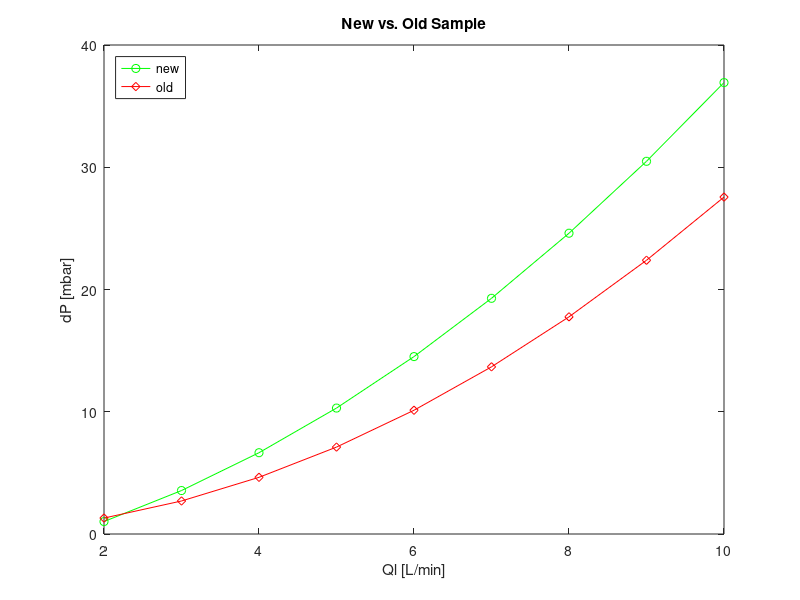
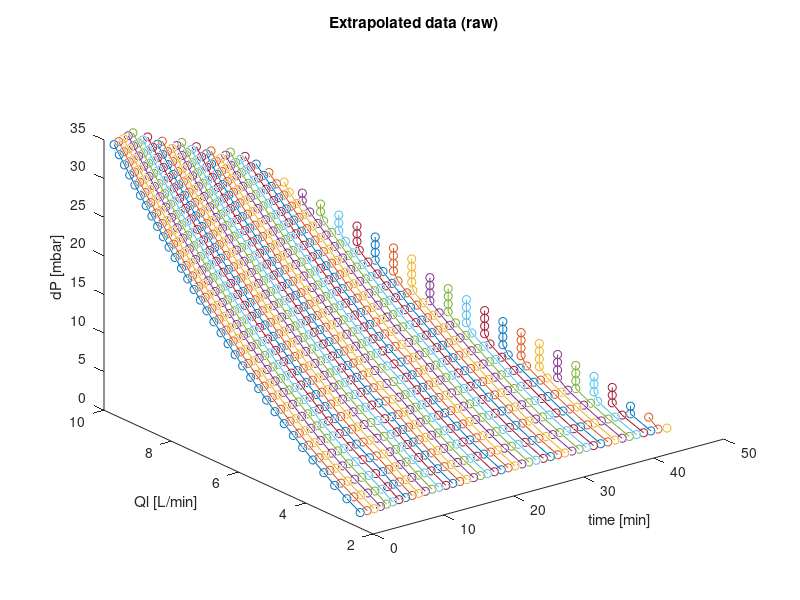
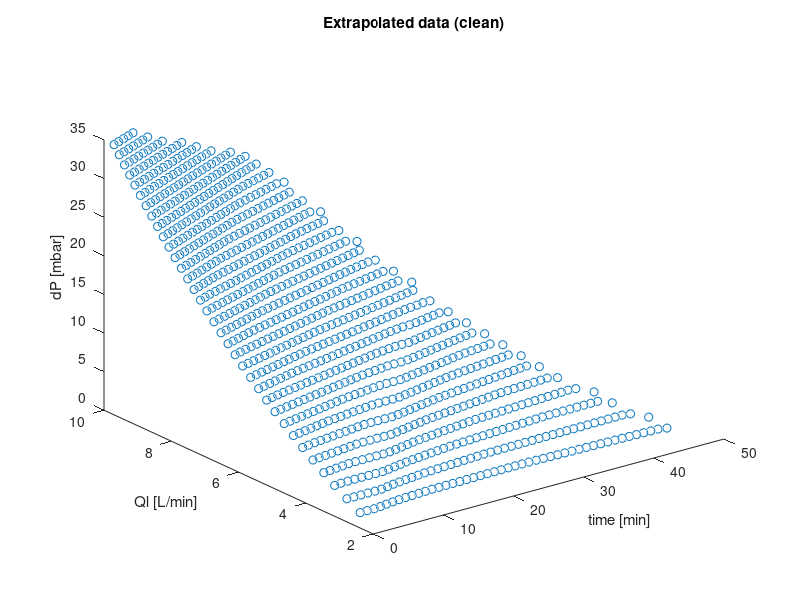

Here is the MATLAB script that generated these plots, in order: (Note: this script raises an error after producing the figures.)
close all
clear all
clc

%liquid flowrate
Ql = [2:10]'; % [L/min]

% DP [mbar]
% Use these models to calculate the max(new) / min(old) value of the
% DP in [mbar] for different flowrates
DPsampleNew = 0.2788*Ql.^2 + 1.143*Ql - 2.3831; 
DPsampleOld = 0.2693*Ql.^2 + 0.0504*Ql + 0.1256;

% Time [min]
RUL = -3*Ql + 51.333;

% model with second order terms 

% dPModel2 = a + b*tData + c*QlData + d*tData.*QlData + e*QlData.^2;

% dPModel2 = -4.45057218353704 + 0.150265436491970*tData + 1.88054326803212*QlData -0.0503621574689086*tData.*QlData + 0.213170980385915*QlData.^2;

% model with interaction terms 
%dPModel = a + b*tData + c*QlData + d*tData.*QlData;
%dPModel = -12.6939161211782 + 0.212753805754387*tData + 4.70493852121859*QlData -0.0618564737866064*tData.*QlData;
%a = dPModel2;
%% checking the behavior of the max/min DP
% the maximum dP value indicates a new probe
% the minimum dP value indicates an old probe
figure(1)
plot(Ql,DPsampleNew,'-og',Ql,DPsampleOld,'-dr')
legend({'new','old'},'Location','northwest')
xlabel('Ql [L/min]') ; ylabel('dP [mbar]') ; title('New vs. Old Sample')

%% Extrapolating
%First indicate individual columns
t = [zeros(length(Ql),1);RUL];
x = [Ql;Ql];
y = [DPsampleNew;DPsampleOld];

%%%%%%%%%%%%%%%%%%%%%%%%%%%%%%%%%%%%%%%%%%%%%%%%%
% use the function 'griddata' for extrapolating %
%%%%%%%%%%%%%%%%%%%%%%%%%%%%%%%%%%%%%%%%%%%%%%%%%
% first creat a grid (first coordinate is time, second is the DP)
[TI,YI] = meshgrid(0:1:46,0:1:35) ;
% extrapolate based on the individual data
XI = griddata(t,y,x,TI,YI);

% showing the extrapolated surface
figure(2)
plot3(TI,XI,YI,'Marker','o' )
xlabel('time [min]') ; ylabel('Ql [L/min]') ; zlabel('dP [mbar]') ; title('Extrapolated data (raw)')

%% data cleaning

% excluding from extrapolation: NaN values & points with erroneous behavior
% We first replace them by zeros
for ii = 1:36
    for jj = 1:47
        if isnan(XI(ii,jj))
            XI(ii,jj) = 0;
            TI(ii,jj) = 0;
            YI(ii,jj) = 0;
        end
    end
end

% Than we replace the pressure values that indicate sudden spikes (see Figure 2) 
% Cue to RUL and the extrapolation, DP values spike after the RUL is exhausted
for jj = 1:47
    for ii = 36:-1:2
        if XI(ii,jj) - XI(ii - 1,jj) < 0.01
            XI(ii,jj) = 0;
            TI(ii,jj) = 0;
            YI(ii,jj) = 0;
        end
    end
end

% size of the grid
dataLength = size(TI,1)*size(TI,2);

% reshaping data into vectors
QlData = reshape(XI,1,dataLength);
tData = reshape(TI,1,dataLength);
dPData = reshape(YI,1,dataLength);

% finding where the zeros are (from the data cleaning step)
[I,J] = find(QlData < 0.001);

% emptying the entries with zero
QlData(J) = [];
tData(J) = [];
dPData(J) = [];

% plot
figure(3)
plot3(tData,QlData,dPData,'o')
xlabel('time [min]') ; ylabel('Ql [L/min]') ; zlabel('dP [mbar]') ; title('Extrapolated data (clean)')

%% preparing data bundle
DataReg = [tData', QlData', dPData'];

%% Model with second order terms
%%%%%%%%%%%%%%%%%%%%%
% Model with Casadi %
%%%%%%%%%%%%%%%%%%%%%
import casadi.*

% Declare variables to the model (parameters and controls)
u_t = MX.sym('u_t');
u_Q = MX.sym('u_Q');
controls = [u_t;u_Q];

%N.B.: model structure was chosen based on intuition
a = MX.sym('a');
b = MX.sym('b');
c = MX.sym('c');
d = MX.sym('d');
e = MX.sym('e');
params = [a;b;c;d;e];

J = a*u_t + b*u_t*u_Q + c*u_Q + d*u_Q^2 + e;

% Create a function that simulates the quadratic surface
quadFun = Function('quad',{controls, params},{J});
%%%%%%%%%%%%%%
% Simulation %
%%%%%%%%%%%%% %
%simulating the system for all the inputs at the same time
N = size(DataReg,1);%number of points used in the estimation procedure - changes
all_samples = quadFun.map(N);

Y_symbolic = all_samples(DataReg(:,1:2)', repmat(params,1,N));
%u is tranpose: each sample corresponds to a column!

%%%%%%%%%%%%%%%%%%%%%%%%%%%%%%%
% Estimating model parameters %
%%%%%%%%%%%%%%%%%%%%%%%%%%%%%%%
e = DataReg(:,3) - Y_symbolic';

%formalizing nlp structure and nlp problem
nlp = struct('x', params, 'f', 0.5*dot(e,e));
solver = nlpsol('solver','ipopt', nlp);

a0 = 0.149791128163722;
b0 = -0.0444958219035729;
c0 = 4.19836498078994;
d0 = 4.19836498078994;
e0 = -11.0701010584998;
xGuess = [a0;b0;c0;d0;e0];
% Solve
sol = solver('x0',xGuess,'lbx',-100*ones(5,1),'ubx',100*ones(5,1));
%sol = solver('x0',p0);
par = full(sol.x);

%%%%%%%%%%%%%%%%
% Casadi Model %
%%%%%%%%%%%%%%%%
dPModel2 = par(5) + par(1)*tData + par(3)*QlData + par(2)*tData.*QlData + par(4)*QlData.^2;

figure(4)
subplot(2,1,1)
    plot3(tData,QlData,dPData,'bo')
    hold on 
    plot3(tData,QlData,dPModel2,'rx')
    legend({'Data','Model'})
    xlabel('time [min]') ; ylabel('Ql [L/min]') ; zlabel('dP [mbar]'); title('Model w/ 2nd order terms')

subplot(2,1,2)
    plot3(tData,QlData,abs((dPData - dPModel2)./dPData),'kx')
    legend({'residual'})
    xlabel('time [min]') ; ylabel('Ql [L/min]') ; zlabel('[%]');

%% Stepwise linear model

%Without PCA
[StepwiseModel, StepwiseValidationRMSE] = trainRegressionModel(DataReg);

dPModel = StepwiseModel.predictFcn(DataReg(:,1:2));

figure(5)
subplot(2,1,1)
    plot3(tData,QlData,dPData,'bo')
    hold on 
    plot3(tData,QlData,dPModel','rx')
    legend({'Data','Model'})
    xlabel('time [min]') ; ylabel('Ql [L/min]') ; zlabel('dP [mbar]'); title('Model w/ interaction terms')

subplot(2,1,2)
    plot3(tData,QlData,abs((dPData - dPModel')./dPData),'kx')
    legend({'residual'})
    xlabel('time [min]') ; ylabel('Ql [L/min]') ; zlabel('[%]');

%% Saving Model   
name = 'ModelErosionRig';
save(name,'par','StepwiseModel','tData','QlData','dPData');


function [trainedModel, validationRMSE] = trainRegressionModel(trainingData)
% [trainedModel, validationRMSE] = trainRegressionModel(trainingData)
% returns a trained regression model and its RMSE. This code recreates the
% model trained in Regression Learner app. Use the generated code to
% automate training the same model with new data, or to learn how to
% programmatically train models.
%
%  Input:
%      trainingData: a matrix with the same number of columns and data type
%       as imported into the app.
%
%  Output:
%      trainedModel: a struct containing the trained regression model. The
%       struct contains various fields with information about the trained
%       model.
%
%      trainedModel.predictFcn: a function to make predictions on new data.
%
%      validationRMSE: a double containing the RMSE. In the app, the
%       History list displays the RMSE for each model.
%
% Use the code to train the model with new data. To retrain your model,
% call the function from the command line with your original data or new
% data as the input argument trainingData.
%
% For example, to retrain a regression model trained with the original data
% set T, enter:
%   [trainedModel, validationRMSE] = trainRegressionModel(T)
%
% To make predictions with the returned 'trainedModel' on new data T2, use
%   yfit = trainedModel.predictFcn(T2)
%
% T2 must be a matrix containing only the predictor columns used for
% training. For details, enter:
%   trainedModel.HowToPredict

% Auto-generated by MATLAB on 16-Jun-2021 18:00:44


% Extract predictors and response
% This code processes the data into the right shape for training the
% model.
% Convert input to table
inputTable = array2table(trainingData, 'VariableNames', {'column_1', 'column_2', 'column_3'});

predictorNames = {'column_1', 'column_2'};
predictors = inputTable(:, predictorNames);
response = inputTable.column_3;
isCategoricalPredictor = [false, false];

% Train a regression model
% This code specifies all the model options and trains the model.
concatenatedPredictorsAndResponse = predictors;
concatenatedPredictorsAndResponse.column_3 = response;
linearModel = stepwiselm(...
    concatenatedPredictorsAndResponse, ...
    'linear', ...
    'Upper', 'interactions', ...
    'NSteps', 1000, ...
    'Verbose', 0);

% Create the result struct with predict function
predictorExtractionFcn = @(x) array2table(x, 'VariableNames', predictorNames);
linearModelPredictFcn = @(x) predict(linearModel, x);
trainedModel.predictFcn = @(x) linearModelPredictFcn(predictorExtractionFcn(x));

% Add additional fields to the result struct
trainedModel.LinearModel = linearModel;
trainedModel.About = 'This struct is a trained model exported from Regression Learner R2019b.';
trainedModel.HowToPredict = sprintf('To make predictions on a new predictor column matrix, X, use: \n  yfit = c.predictFcn(X) \nreplacing ''c'' with the name of the variable that is this struct, e.g. ''trainedModel''. \n \nX must contain exactly 2 columns because this model was trained using 2 predictors. \nX must contain only predictor columns in exactly the same order and format as your training \ndata. Do not include the response column or any columns you did not import into the app. \n \nFor more information, see <a href="matlab:helpview(fullfile(docroot, ''stats'', ''stats.map''), ''appregression_exportmodeltoworkspace'')">How to predict using an exported model</a>.');

% Extract predictors and response
% This code processes the data into the right shape for training the
% model.
% Convert input to table
inputTable = array2table(trainingData, 'VariableNames', {'column_1', 'column_2', 'column_3'});

predictorNames = {'column_1', 'column_2'};
predictors = inputTable(:, predictorNames);
response = inputTable.column_3;
isCategoricalPredictor = [false, false];

% Perform cross-validation
KFolds = 5;
cvp = cvpartition(size(response, 1), 'KFold', KFolds);
% Initialize the predictions to the proper sizes
validationPredictions = response;
for fold = 1:KFolds
    trainingPredictors = predictors(cvp.training(fold), :);
    trainingResponse = response(cvp.training(fold), :);
    foldIsCategoricalPredictor = isCategoricalPredictor;
    
    % Train a regression model
    % This code specifies all the model options and trains the model.
    concatenatedPredictorsAndResponse = trainingPredictors;
    concatenatedPredictorsAndResponse.column_3 = trainingResponse;
    linearModel = stepwiselm(...
        concatenatedPredictorsAndResponse, ...
        'linear', ...
        'Upper', 'interactions', ...
        'NSteps', 1000, ...
        'Verbose', 0);
    
    % Create the result struct with predict function
    linearModelPredictFcn = @(x) predict(linearModel, x);
    validationPredictFcn = @(x) linearModelPredictFcn(x);
    
    % Add additional fields to the result struct
    
    % Compute validation predictions
    validationPredictors = predictors(cvp.test(fold), :);
    foldPredictions = validationPredictFcn(validationPredictors);
    
    % Store predictions in the original order
    validationPredictions(cvp.test(fold), :) = foldPredictions;
end

% Compute validation RMSE
isNotMissing = ~isnan(validationPredictions) & ~isnan(response);
validationRMSE = sqrt(nansum(( validationPredictions - response ).^2) / numel(response(isNotMissing) ));
end
